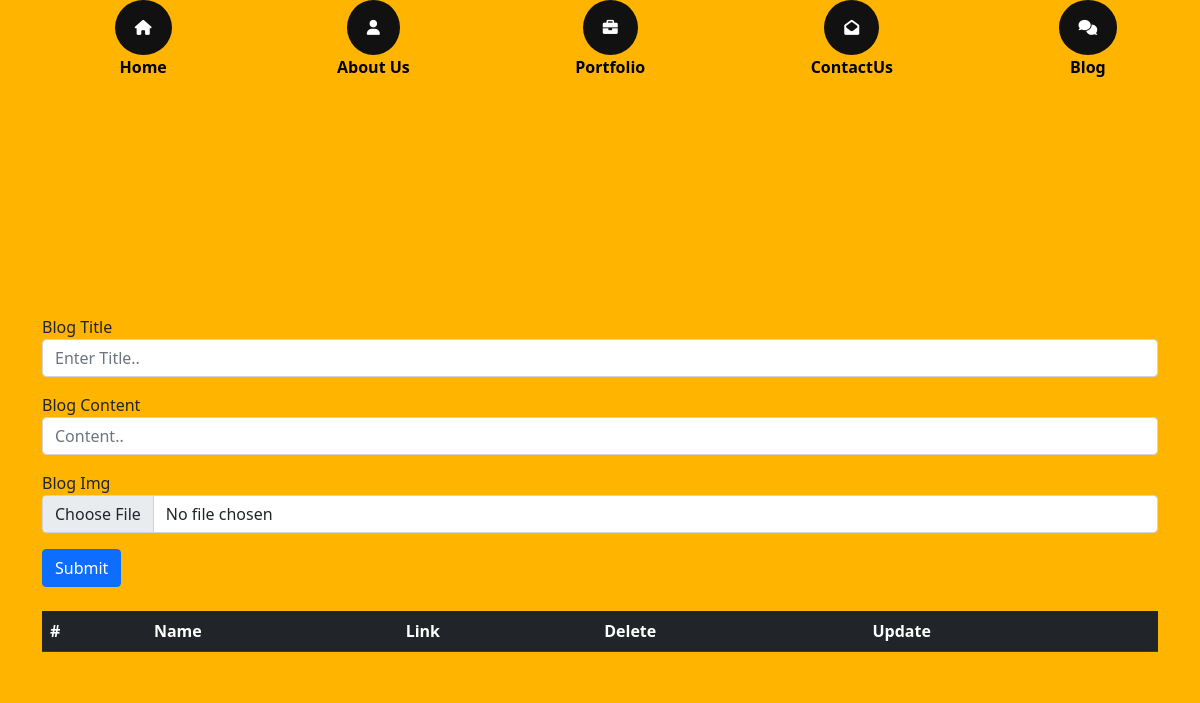
The app's page /admin/blog, older data.
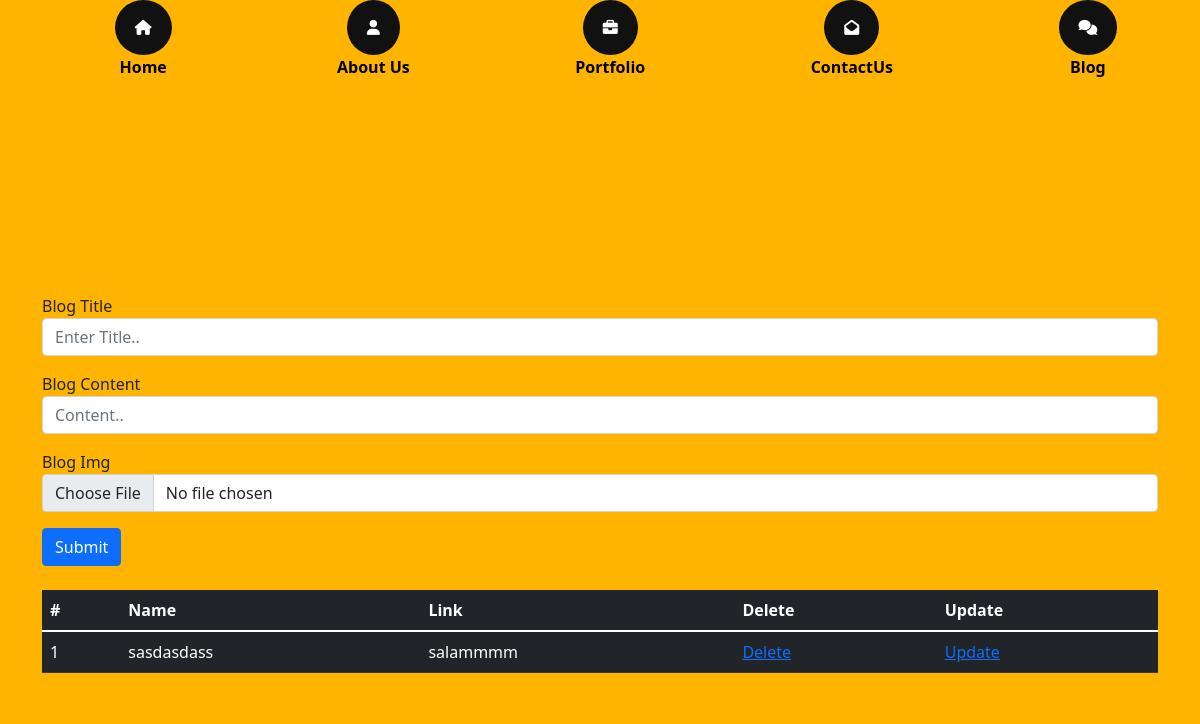
The same page, newer data.
### modules.py (models this page shows)
class Blogs(db.Model):
    id=db.Column(db.Integer,primary_key=True)
    blog_img = db.Column(db.String(150))
    blog_title = db.Column(db.String(50))
    blog_content = db.Column(db.String(150))

### routes/admin/routes.py (the view, shortened to what this page needs)
@app.route("/admin/blog", methods=["GET","POST"])
def blog():
    from modules import Blogs
    import os
    from run import db
    from werkzeug.utils import secure_filename
    blogs = Blogs.query.all()
    return render_template("admin/blog.html", blogs=blogs)

### templates/admin/blog.html
{% extends "admin/base.html" %} {% block content %}
<div class="main">
    <div class="container">
        <form action="/admin/blog" method="POST" enctype="multipart/form-data">
            <div class="form-group">
                <label class="text-dark" for="exampleInputEmail1">Blog Title</label>
                <input type="text" name="blog_title" class="form-control" id="exampleInputEmail1" aria-describedby="emailHelp" placeholder="Enter Title..">
            </div>
            <div class="form-group mt-3">
                <label for="exampleInputPassword1">Blog Content</label>
                <input type="text" name="blog_content" class="form-control" placeholder="Content..">
            </div>
            <div class="form-group mt-3">
                <label for="exampleInputPassword1">Blog Img</label>
                <input type="file" name="blog_img" class="form-control">
            </div>
            <button type="submit" class="btn btn-primary mt-3">Submit</button>
            <table class="table table-dark my-4">
                <thead>
                    <tr>
                        <th scope="col">#</th>
                        <th scope="col">Name</th>
                        <th scope="col">Link</th>
                        <th scope="col">Delete</th>
                        <th scope="col">Update</th>
                    </tr>
                </thead>
                <thead>
                    {% for blog in blogs %}
                    <tr>
                        <td>{{blog.id}}</td>
                        <td>{{blog.blog_title}}</td>
                        <td>{{blog.blog_content}}</td>
                        <td>
                            <a href="/blogDelete/{{blog.id}}">Delete</a>
                        </td>
                        <td>
                            <a href="/blogEdit/{{blog.id}}">Update</a>
                        </td>
                    </tr>
                    {% endfor %}
                </thead>
            </table>
        </form>
    </div>
</div>
{% endblock %}

Row changes from the older to the newer data that the page shows:
added Blogs: id "1", blog_title "sasdasdass", blog_content "salammmm"
